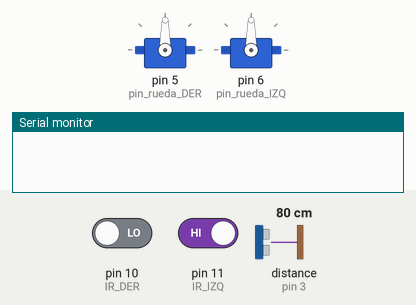
Recording of a sketch running on a simulated Arduino Uno, built with avr-gcc and run on an emulated ATmega328P. Shown: 2 × servo, the last lines printed to the serial monitor. Wiring (inferred from the names in the program): ultrasonic range finder: trigger pin 2; echo pin 3. The test bench sets the inputs (shaded band); at power-on: pin 10 (IR_DER) LOW, distance to the obstacle (sensor on pin 3) 80 cm, pin 11 (IR_IZQ) HIGH. The echo pulse lasts 58.3 µs per cm.

Above: at 1.2 s.
1.3 s: pin 10 (IR_DER) driven HIGH
At 2.5 s:
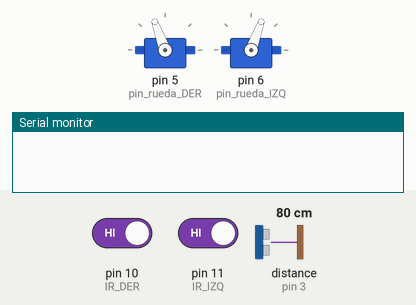
2.8 s: distance to the obstacle (sensor on pin 3) set to 13 cm
4.3 s: distance to the obstacle (sensor on pin 3) set to 10 cm
At 5.5 s:
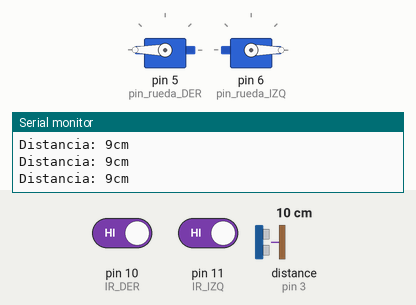
5.8 s: distance to the obstacle (sensor on pin 3) set to 18 cm
At 6.2 s:
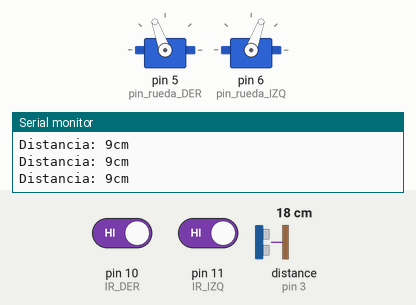
7.3 s: pin 10 (IR_DER) driven LOW
At 8.1 s:
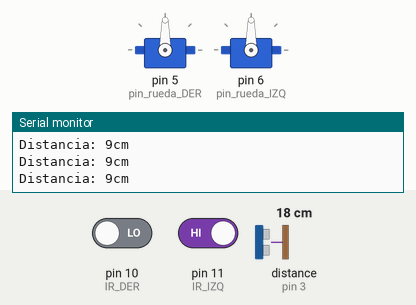
Timing chart, 0 to 9.8 s (numbered marks = the images above; inputs shaded):
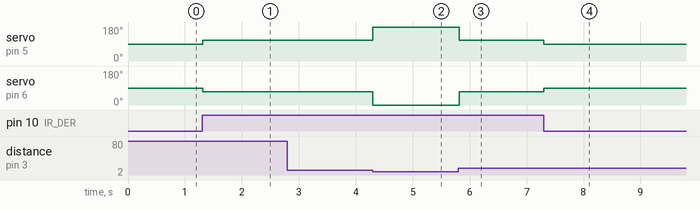

Measured:
- the behaviour switches between 12 and 11 cm on distance to the obstacle (sensor on pin 3) (found by bisection; images 1 and 2)
- after the input at 1.3 s, servo on pin 5 (pin_rueda_DER): 90° → 110° at once; servo on pin 6 (pin_rueda_IZQ): 90° → 70° at once
- after the input at 2.8 s, every drawn part: stays the same
- after the input at 4.3 s, servo on pin 5 (pin_rueda_DER): 110° → 180° at once; servo on pin 6 (pin_rueda_IZQ): 70° → 0° at once
- after the input at 5.8 s, servo on pin 5 (pin_rueda_DER): 180° → 110° at once; servo on pin 6 (pin_rueda_IZQ): 0° → 70° at once
- after the input at 7.3 s, servo on pin 5 (pin_rueda_DER): 110° → 90° at once; servo on pin 6 (pin_rueda_IZQ): 70° → 90° at once

The sketch:

mov_lineal.ino
```cpp
#include <Servo.h>

const int US_Trigger = 2;
const int US_Echo = 3;
const int pin_rueda_DER = 5;
const int pin_rueda_IZQ = 6;
const int IR_IZQ = 11;
const int IR_DER = 10;

long time_eco;
long dist;

Servo myservoD;
Servo myservoI;


void setup() {
  Serial.begin(9600);
  myservoD.attach(pin_rueda_DER);
  myservoI.attach(pin_rueda_IZQ);

  pinMode(pin_rueda_DER,OUTPUT);
  pinMode(pin_rueda_IZQ,OUTPUT);
  pinMode(IR_IZQ , INPUT);
  pinMode(IR_DER , INPUT);

  pinMode(US_Trigger, OUTPUT);
  pinMode(US_Echo, INPUT);
  digitalWrite(US_Trigger, LOW);

}

void loop() {

  int vel = 1;

  int value_izq = 0;
  int value_der = 0;
  value_izq = digitalRead(IR_IZQ);
  value_der = digitalRead(IR_DER);

  // ULTRASONIDO
  digitalWrite(US_Trigger, HIGH);
  delayMicroseconds(10);
  digitalWrite(US_Trigger, LOW);

  time_eco = pulseIn(US_Echo, HIGH);
  dist = time_eco/59;

  int free_path = 1;
  if(dist < 11)
  {
    free_path = 0;
  }

  // SI HAY COLOR NEGRO EN LOS INFRARROJOS PARAMOS
  if(value_izq == 0 || value_der == 0)
  {
    myservoD.write(90);
    myservoI.write(90);
  }
  // SI NO, NOS MOVEMOS
  else if(value_izq == 1 && value_der == 1)
  {
    // SI HAY OBSTACULO ATACAMOS
    if(free_path == 0) // HAY OBSTACULO
    {
      Serial.print("Distancia: ");
      Serial.print(dist);
      Serial.print("cm");
      Serial.println();
      myservoD.write(180);
      myservoI.write(0);
    }
    // SI NO, NOS MOVEMOS TRANQUILOS
    else{
      myservoD.write(110);
      myservoI.write(70);
    }
  }
}
```
